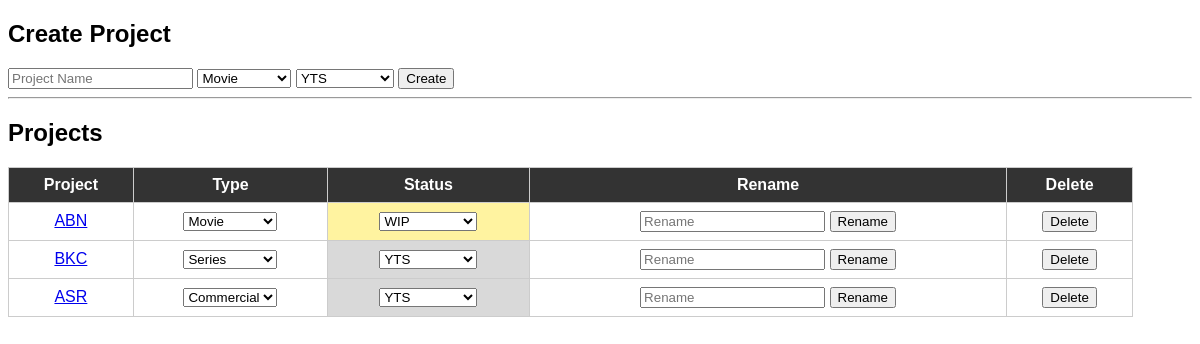
The page / on the database its author committed.
### tables this page shows
CREATE TABLE projects(
    id INTEGER PRIMARY KEY AUTOINCREMENT,
    name TEXT,
    type TEXT,
    status TEXT
    );

### app.py (the view, shortened to what this page needs)
@app.route("/", methods=["GET","POST"])
def home():
    conn = connect()
    c = conn.cursor()
    c.execute("SELECT * FROM projects")
    projects = c.fetchall()
    conn.close()
    return render_template("projects.html",projects=projects)

### app.py (called while the page is built)
def connect():
    return sqlite3.connect(DATABASE)

### templates/projects.html (shortened to what this page needs)
<!DOCTYPE html>
<html>
<head>
</head>
<body>
<h2>Create Project</h2>
<form method="POST">
<input name="name" placeholder="Project Name" required>
<select name="type">
<option>Movie</option>
</select>
<select name="status">
<option>YTS</option>
</select>
<button>Create</button>
</form>
<hr>
<h2>Projects</h2>
<table>
<tr>
<th>Project</th>
<th>Type</th>
<th>Status</th>
<th>Rename</th>
<th>Delete</th>
</tr>
{% for p in projects %}
<tr>
<td>
<a href="/project/{{p[0]}}">
{{p[1]}}
</a>
</td>
<td>
<form method="POST">
<select name="value" onchange="this.form.submit()">
<option {% if p[2]=='Movie' %}selected{% endif %}>Movie</option>
<option {% if p[2]=='Series' %}selected{% endif %}>Series</option>
<option {% if p[2]=='Commercial' %}selected{% endif %}>Commercial</option>
</select>
</form>
</td>
<td class="{{p[3]|lower}}">
<form method="POST">
<select name="value" onchange="this.form.submit()">
<option {% if p[3]=='YTS' %}selected{% endif %}>YTS</option>
<option {% if p[3]=='WIP' %}selected{% endif %}>WIP</option>
</select>
</form>
</td>
<td>
<form method="POST">
<input name="new" placeholder="Rename">
<button>Rename</button>
</form>
</td>
<td>
<form method="POST">
<button>Delete</button>
</form>
</td>
</tr>
{% endfor %}
</table>
</body>
</html>

### templates/projects.html (style rules this page uses)
body { font-family:Arial; }
table { border-collapse:collapse; width:95%; }
th,td { border:1px solid #ccc; padding:8px; text-align:center; }
th { background:#333; color:white; }
.yts { background:#d9d9d9; }
.wip { background:#fff3a0; }

### rows shown on the page
projects: name "ABN", value "Movie", value "WIP"
projects: name "BKC", value "Series", value "YTS"
projects: name "ASR", value "Commercial", value "YTS"
